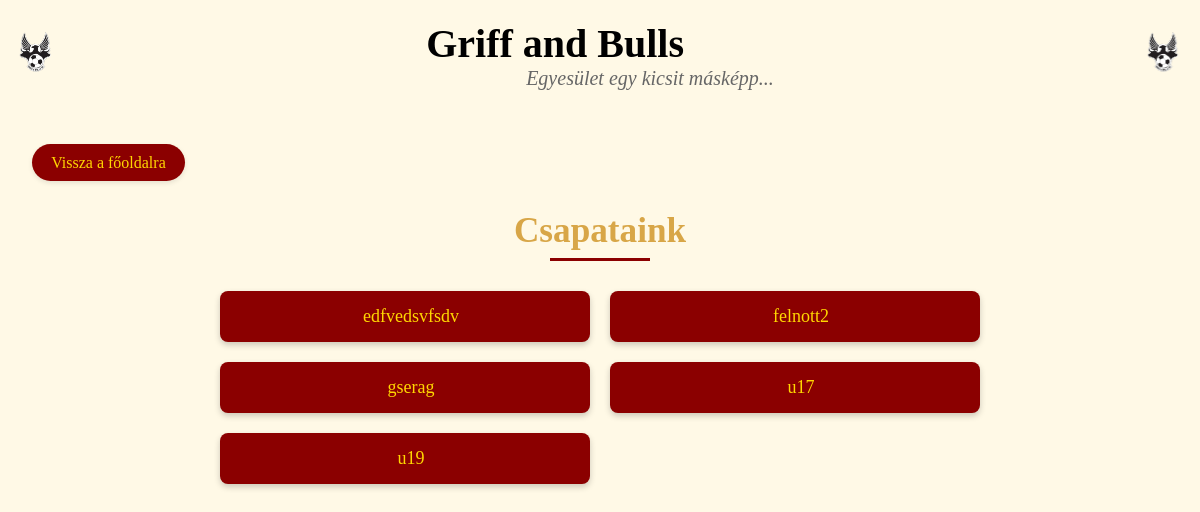
/csapatok/, run on an earlier commit of the app's database.
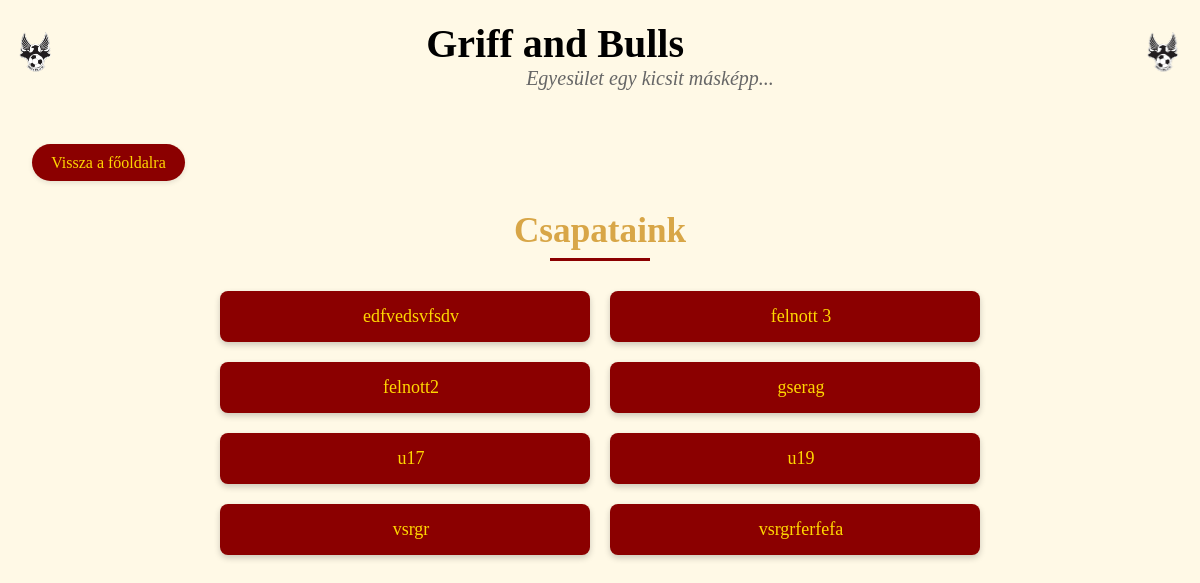
And on a later commit of the database.
### hirek/models.py (models this page shows, shortened)
class Korosztaly(models.Model):
    nev = models.CharField("Korosztály neve", max_length=100)
    slug = models.SlugField(unique=True)
    sorrend = models.PositiveIntegerField("Sorrend", default=0)
    class Meta:
        verbose_name = "Korosztály"
        verbose_name_plural = "Korosztályok"
        ordering = ['sorrend']

### hirek/views.py (the view)
# urls.py: path("csapatok/", csapataink, name='csapatok'),
def csapataink(request):
    korosztalyok = Korosztaly.objects.all().order_by('nev')
    return render(request, 'hirek/csapatok.html', {'korosztalyok': korosztalyok})

### hirek/templates/hirek/csapatok.html (shortened to what this page needs)
{% load static %}
<!DOCTYPE html>
<html lang="en">
  <head>
    <link rel="stylesheet" href="{% static 'hirek/csapatok-lista.css' %}" />
    <link rel="stylesheet" href="{% static 'hirek/header.css' %}" />
    <link rel="stylesheet" href="{% static 'hirek/footer.css' %}" />
    <link rel="stylesheet" href="{% static 'hirek/szinek.css' %}" />
  </head>
  <body>
    <header>
      <img
        class="gab_feher_bal"
        src="{% static 'hirek/gab_feher.png' %}"
        alt="GAB Fehér"
      />
      <div class="header-text">
        <h1>Griff and Bulls</h1>
        <p>Egyesület egy kicsit másképp...</p>
      </div>
      <img
        class="gab_feher_jobb"
        src="{% static 'hirek/gab_feher.png' %}"
        alt="GAB Fehér"
      />
    </header>
    <nav>
      <ul>
        <li><a href="{% url 'index' %}"> Vissza a főoldalra</a></li>
      </ul>
    </nav>
    <main class="csapatok-container">
      <h2 class="section-title">Csapataink</h2>
      <ul class="csapatok-lista">
        {% for korosztaly in korosztalyok %}
          <li>
            <a href="{% url 'korosztaly' korosztaly.slug %}">
              {{ korosztaly.nev }}
            </a>
          </li>
        {% endfor %}
      </ul>
    </main>
  </body>
</html>

What changed in the data, as far as the page shows it:
added Korosztaly: nev "felnott 3"
added Korosztaly: nev "vsrgr"
added Korosztaly: nev "vsrgrferfefa"
